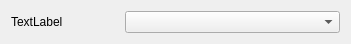
<?xml version="1.0" encoding="UTF-8"?>
<ui version="4.0">
 <class>EnumFrame</class>
 <widget class="QFrame" name="EnumFrame">
  <property name="geometry">
   <rect>
    <x>0</x>
    <y>0</y>
    <width>351</width>
    <height>40</height>
   </rect>
  </property>
  <property name="maximumSize">
   <size>
    <width>16777215</width>
    <height>40</height>
   </size>
  </property>
  <property name="windowTitle">
   <string>Frame</string>
  </property>
  <property name="frameShape">
   <enum>QFrame::NoFrame</enum>
  </property>
  <layout class="QHBoxLayout" name="horizontalLayout" stretch="1,2">
   <item>
    <widget class="QLabel" name="fieldLabel">
     <property name="text">
      <string>TextLabel</string>
     </property>
    </widget>
   </item>
   <item>
    <widget class="QComboBox" name="valuesComboBox">
     <property name="frame">
      <bool>true</bool>
     </property>
    </widget>
   </item>
  </layout>
 </widget>
 <resources/>
 <connections/>
</ui>
